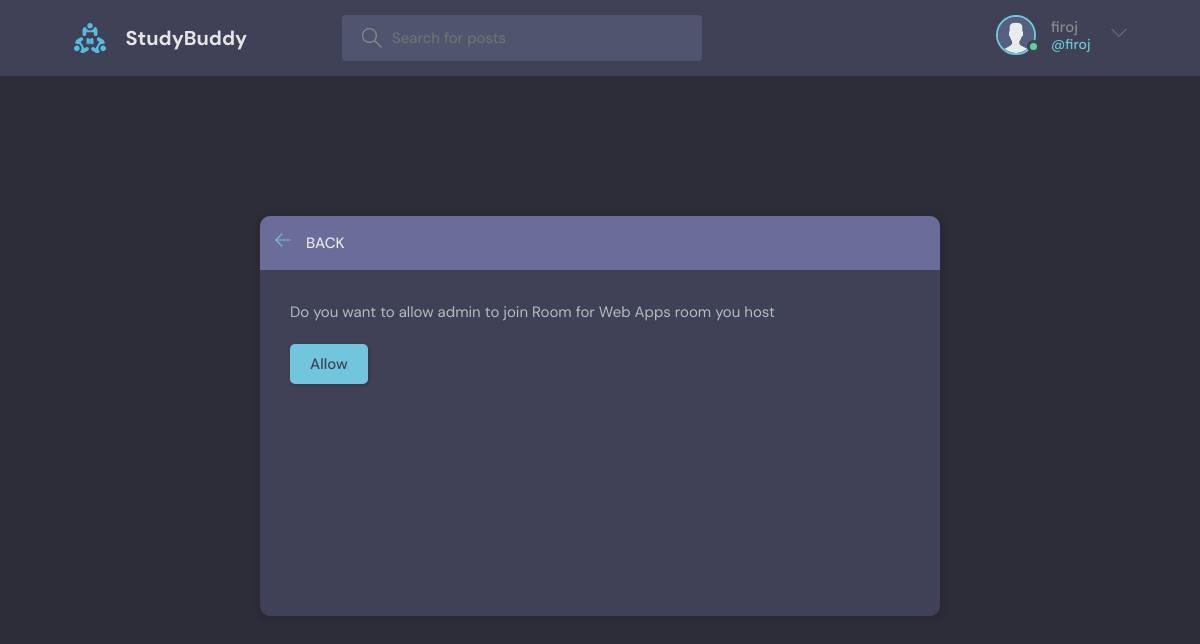
Screenshot of /approve-request/7/ (signed in) with the database file from the repository.
### base/models.py (models this page shows, shortened)
class User(AbstractUser):
    name = models.CharField(max_length=200, null=True)
    email = models.EmailField(unique=True, null=True)
    bio = models.TextField(null=True)
    avatar = models.ImageField(null=True, default="avatar.svg")
    USERNAME_FIELD = 'email'
    REQUIRED_FIELDS = ['username']  # Add 'username' to REQUIRED_FIELDS

class JoinRequest(models.Model):
    room = models.ForeignKey(Room, on_delete=models.CASCADE, related_name='join_requests')
    applicant=models.ForeignKey(User, on_delete=models.CASCADE)
    approveStatus=models.BooleanField(default=False)

class Room(models.Model):
    host = models.ForeignKey(User, on_delete=models.SET_NULL, null=True)
    topic = models.ForeignKey(Topic, on_delete=models.SET_NULL, null=True)
    name = models.CharField(max_length=200)
    description = models.TextField(null=True, blank=True)
    participants = models.ManyToManyField(
        User, related_name='participants', blank=True)
    updated = models.DateTimeField(auto_now=True)
    created = models.DateTimeField(auto_now_add=True)
    private=models.BooleanField(default=False)
    class Meta:
        ordering = ['-updated', '-created']

### base/views.py (the view)
# urls.py: path('approve-request/<str:pk>/',views.acceptRequest,name="approve-request"),
@login_required(login_url='login')
def acceptRequest(request, pk):
    joinRequest=JoinRequest.objects.get(id=pk)
    room = Room.objects.get(id=joinRequest.room.id)
    if request.user != joinRequest.room.host:
        return HttpResponse('Your are not allowed here!!')
    if request.method == 'POST':
        joinRequest.approveStatus=True
        room.participants.add(joinRequest.applicant)
        joinRequest.save()
        return redirect('home')
    return render(request, 'base/approve_request.html', {'joinRequest': joinRequest})

### base/templates/base/approve_request.html (shortened to what this page needs)
{% extends 'main.html' %}
{% block content %}
<main class="delete-item layout">
    <div class="container">
        <div class="layout__box">
            <div class="layout__boxHeader">
                <div class="layout__boxTitle">
                    <a href="{{request.META.HTTP_REFERER}}">
                        <svg version="1.1" xmlns="http://www.w3.org/2000/svg" width="32" height="32"
                            viewBox="0 0 32 32">
                            <title>arrow-left</title>
                            <path
                                d="M13.723 2.286l-13.723 13.714 13.719 13.714 1.616-1.611-10.96-10.96h27.625v-2.286h-27.625l10.965-10.965-1.616-1.607z">
                            </path>
                        </svg>
                    </a>
                    <h3>Back</h3>
                </div>
            </div>
            <div class="layout__body">
                <form class="form" method="POST" action="">
                    <div class="form__group">
                        <p>Do you want to allow {{joinRequest.applicant.username}} to join {{joinRequest.room.name}} room you host</p>
                    </div>
                    <div class="for__group">
                        <input class="btn btn--main" type="submit" value="Allow" />
                    </div>
                </form>
            </div>
        </div>
    </div>
</main>
{% endblock content %}

### templates/navbar.html (shortened to what this page needs)
{% load static %}
<header class="header header--loggedIn">
    <div class="container">
        <a href="{% url 'home' %}" class="header__logo">
            <img src="{% static 'images/logo.svg' %}" />
            <h1>StudyBuddy</h1>
        </a>
        <form class="header__search" method="GET" action="{% url 'home' %}">
            <label>
                <input name="q" placeholder="Search for posts" />
            </label>
        </form>
        <nav class="header__menu">
            {% if request.user.is_authenticated %}
            <div class="header__user">
                <a href="{% url 'update-user' %}">
                    <div class="avatar avatar--medium active">
                        <img src="{{request.user.avatar.url}}" />
                    </div>
                    <p>{{request.user.username}} <span>@{{request.user.username}}</span></p>
                </a>
                <button class="dropdown-button">
                    <svg version="1.1" xmlns="http://www.w3.org/2000/svg" width="32" height="32" viewBox="0 0 32 32">
                        <title>chevron-down</title>
                        <path d="M16 21l-13-13h-3l16 16 16-16h-3l-13 13z"></path>
                    </svg>
                </button>
            </div>
            {% else %}
            <a href="{% url 'login' %}">
                <img src="{% static 'images/avatar.svg' %}" />
                <p>Login</p>
            </a>
            {% endif %}
        </nav>
    </div>
</header>

### static/styles/style.css (style rules this page uses)
:root { --color-main: #71c6dd; --color-main-light: #e1f6fb; --color-dark: #3f4156; --color-dark-medium: #51546e; --color-dark-light: #696d97; --color-light: #e5e5e5; --color-gray: #8b8b8b; --color-light-gray: #b2bdbd; --color-bg: #2d2d39; --color-success: #5dd693; --color-error: #fc4b0b; }
* { font-family: "DM Sans", -apple-system, BlinkMacSystemFont, "Segoe UI", Roboto, Oxygen, Ubuntu, Cantarell, "Open Sans", "Helvetica Neue", sans-serif; margin: 0; padding: 0; box-sizing: border-box; text-rendering: optimizeLegibility; font-size: inherit; }
html { font-size: 56.25%; }
@media only screen and (min-width: 1200px) { html { font-size: 62.5%; } }
body { line-height: 1.6; font-weight: 400; font-size: 1.5rem; color: var(--color-light-gray); background-color: var(--color-bg); min-height: 100vh; }
img { width: 100%; }
a { display: inline-block; color: var(--color-main); text-decoration: none; }
.container { max-width: 120rem; width: 90%; margin: auto; }
.btn { background-color: transparent; border: none; display: inline-flex; align-items: center; gap: 1rem; cursor: pointer; transition: all ease-in-out 0.3s; padding: 1rem 2rem; border-radius: 5px; box-shadow: 1px 1px 3px 1px rgba(0, 0, 0, 0.15); font-weight: 500; }
.btn--main { background-color: var(--color-main); color: var(--color-dark); }
.avatar { position: relative; display: inline-block; border-radius: 50%; border: 2px solid var(--color-main); }
.avatar img { display: block; border-radius: 50%; object-fit: cover; object-position: center; }
.avatar::after { content: ""; display: block; position: absolute; background-color: var(--color-gray); z-index: 111; border-radius: 50%; border: 0.3rem solid var(--color-dark); }
.avatar.active::after { background-color: var(--color-success); }
.avatar.avatar--medium img { width: 3.6rem; height: 3.6rem; border-radius: 50%; }
.avatar.avatar--medium:after { width: 0.7rem; height: 0.7rem; bottom: 0px; right: -6px; }
.header { padding: 1.5rem; background-color: var(--color-dark); }
.header > .container { display: flex; gap: 9.5rem; }
.header__logo, .header__user { display: flex; gap: 2rem; align-items: center; }
.header__logo > img { height: 3.2rem; width: 3.2rem; }
.header__logo > h1 { font-weight: 700; font-size: 2rem; color: var(--color-light); }
.header__search > label { background-color: var(--color-dark-medium); padding: 1.3rem 1rem; display: flex; align-items: center; gap: 1rem; border-radius: 4px; }
.header__search svg { fill: var(--color-gray); width: 2rem; height: 2rem; margin-left: 1rem; }
.header__search input { width: 30rem; background: transparent; border: none; outline: none; color: var(--color-light); }
.header__menu { margin-left: auto; position: relative; }
.header__menu a { display: flex; gap: 1.5rem; align-items: center; font-weight: 500; text-decoration: none; color: var(--color-gray); }
.header__menu img { height: 3.6rem; }
.header__menu p { line-height: 1.2; }
.header__menu span { color: var(--color-main); font-weight: 500; font-size: 1.4rem; display: block; }
.header__menu svg { width: 1.6rem; height: 1.6rem; fill: var(--color-dark-light); }
.dropdown-button { background: transparent; border: 0; outline: 0; cursor: pointer; }
.layout { margin-top: 2.4rem; }
.layout > .container { display: flex; justify-content: space-between; align-items: flex-start; }
.layout__box { width: 90%; max-width: 48rem; min-height: 40rem; position: absolute; top: 50%; left: 50%; transform: translate(-50%, -46%); background-color: var(--color-dark); border-radius: 1rem; box-shadow: 1px 1px 6px 3px rgba(0, 0, 0, 0.1); overflow: hidden; }
.layout__boxHeader { display: flex; padding: 1.5rem; background-color: var(--color-dark-light); }
.layout__boxTitle { display: flex; gap: 1.5rem; align-items: center; }
.layout__boxTitle h3 { text-transform: uppercase; font-weight: 500; color: var(--color-light); }
.layout__boxTitle svg { width: 1.6rem; height: 1.6rem; fill: var(--color-main); }
.layout__body { margin: 3rem; }
.form__group { margin-bottom: 2rem; width: 100%; }
.delete-item.layout .layout__box { max-width: 68rem; }

### rows the page displays
User: user.avatar (placeholder picture), user.username "firoj"
JoinRequest: applicant.username "admin", room.name "Room for Web Apps"
